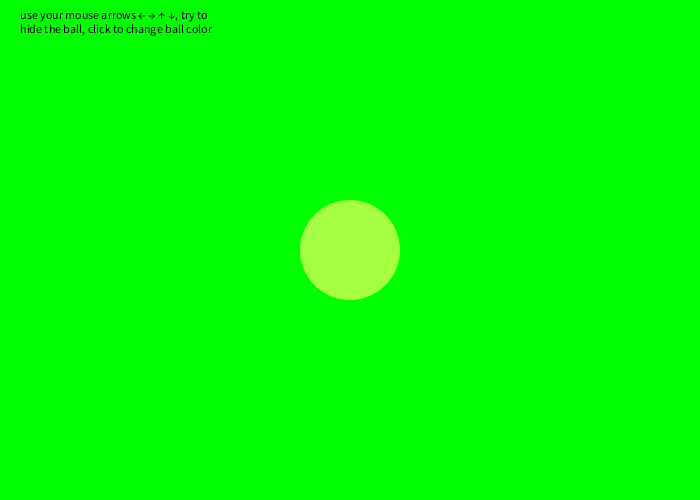
Frame 1 (no input)
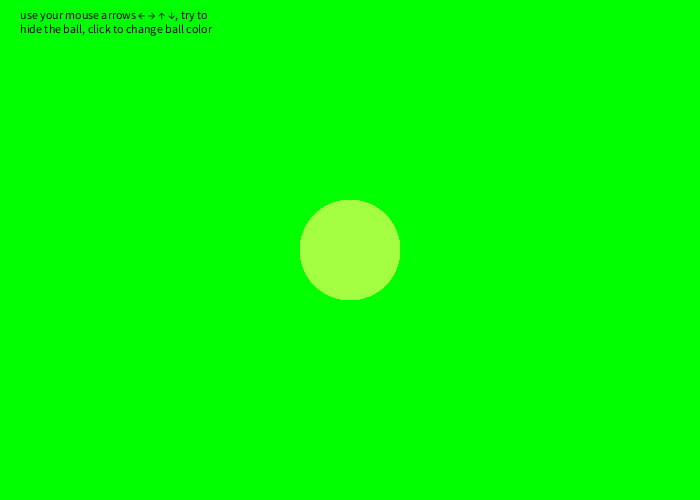
Frame 60 (the mouse pressed at the canvas centre just before this capture)
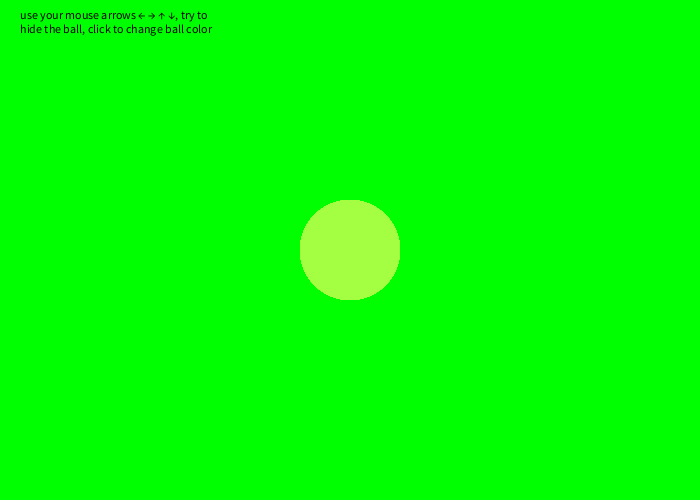
Frame 120 (the mouse held since frame 60 and released just before this capture)

The Processing sketch that drew these frames (run headless with seeded random() and noise(); from frame 60 on, the mouse is pressed at the canvas centre):

// Processing sketch: processing_110314
// ── processing_110314.pde

int lar = 100;
int alt = 100;
int px = 0;
int py = 0;
int dist = 1;
color cor = color(random(255),255,random(255));
int corv = 1000;

String inst = "use your mouse arrows ← → ↑ ↓, try to hide the ball, click to change ball color";

void setup(){
  size(700,500);
  background(px,255,py);
  loop();
  px = width/2;
  py = height/2;
  colorMode(RGB,width,1000,height);
  rectMode(CENTER);
  fill(0);
  text(inst, 120, 60, 200, 100);
}

void mouseClicked(){
  cor = color(random(width),corv,random(height));
}

void draw(){
   
  if (keyPressed && key == CODED){
    background(px,corv,py);
    if (keyCode == RIGHT){
      px += dist;
    }
    else if (keyCode == LEFT){
      px -= dist;
    }
    else if (keyCode == UP){
      py -= dist;
    }
    else if (keyCode == DOWN){
      py += dist;
    }
  }
  
  if (px-(lar/2) <= 0){ 
    px = lar/2;
  }
  if (px+(lar/2) >= width) {
    px = width-(lar/2);    
  }
  if (py-(alt/2) <= 0) {
    py = alt/2;
  }
  if (py+(alt/2) >= height) {
    py = height-(alt/2);
  }

  noStroke();
  fill(cor);
  ellipse(px,py,lar,alt);
}
